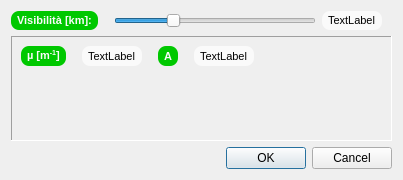
<?xml version="1.0" encoding="UTF-8"?>
<ui version="4.0">
 <class>AtmosphericEffectsDialog</class>
 <widget class="QDialog" name="AtmosphericEffectsDialog">
  <property name="geometry">
   <rect>
    <x>0</x>
    <y>0</y>
    <width>403</width>
    <height>180</height>
   </rect>
  </property>
  <property name="windowTitle">
   <string>Condizioni meteo</string>
  </property>
  <property name="autoFillBackground">
   <bool>false</bool>
  </property>
  <property name="styleSheet">
   <string notr="true"/>
  </property>
  <layout class="QGridLayout" name="gridLayout_2">
   <item row="0" column="0">
    <widget class="QLabel" name="label_4">
     <property name="font">
      <font>
       <pointsize>8</pointsize>
       <weight>75</weight>
       <bold>true</bold>
      </font>
     </property>
     <property name="styleSheet">
      <string notr="true">QLabel {background-color: #00c800}
QLabel {color: #fafafa}
QLabel {border: 0px solid grey}
QLabel {border-radius: 8px}
QLabel {padding: 3px}
QLabel {margin-right: 10px}</string>
     </property>
     <property name="text">
      <string>Visibilità [km]:</string>
     </property>
    </widget>
   </item>
   <item row="0" column="1">
    <widget class="QSlider" name="meteoRangeSlider">
     <property name="minimum">
      <number>1</number>
     </property>
     <property name="maximum">
      <number>80</number>
     </property>
     <property name="value">
      <number>23</number>
     </property>
     <property name="orientation">
      <enum>Qt::Horizontal</enum>
     </property>
    </widget>
   </item>
   <item row="0" column="2">
    <widget class="QLabel" name="meteoRangeLabel">
     <property name="font">
      <font>
       <pointsize>8</pointsize>
      </font>
     </property>
     <property name="styleSheet">
      <string notr="true">QLabel {background-color: #fafafa}
QLabel {color: #000000}
QLabel {border: 0px solid grey}
QLabel {border-radius: 8px}
QLabel {padding: 3px}
QLabel {margin-right: 10px}</string>
     </property>
     <property name="text">
      <string>TextLabel</string>
     </property>
    </widget>
   </item>
   <item row="2" column="0" colspan="3">
    <widget class="QDialogButtonBox" name="buttonBox">
     <property name="orientation">
      <enum>Qt::Horizontal</enum>
     </property>
     <property name="standardButtons">
      <set>QDialogButtonBox::Cancel|QDialogButtonBox::Ok</set>
     </property>
    </widget>
   </item>
   <item row="1" column="0" colspan="3">
    <widget class="QFrame" name="frame_2">
     <property name="enabled">
      <bool>true</bool>
     </property>
     <property name="font">
      <font>
       <pointsize>8</pointsize>
      </font>
     </property>
     <property name="styleSheet">
      <string notr="true"/>
     </property>
     <property name="frameShape">
      <enum>QFrame::Panel</enum>
     </property>
     <property name="frameShadow">
      <enum>QFrame::Sunken</enum>
     </property>
     <property name="lineWidth">
      <number>1</number>
     </property>
     <layout class="QGridLayout" name="gridLayout">
      <item row="0" column="3">
       <widget class="QLabel" name="A_Label">
        <property name="font">
         <font>
          <pointsize>8</pointsize>
         </font>
        </property>
        <property name="styleSheet">
         <string notr="true">QLabel {background-color: #fafafa}
QLabel {color: #000000}
QLabel {border: 0px solid grey}
QLabel {border-radius: 8px}
QLabel {padding: 3px}
QLabel {margin-right: 10px}</string>
        </property>
        <property name="text">
         <string>TextLabel</string>
        </property>
       </widget>
      </item>
      <item row="0" column="2">
       <widget class="QLabel" name="label_5">
        <property name="font">
         <font>
          <pointsize>8</pointsize>
          <weight>75</weight>
          <bold>true</bold>
         </font>
        </property>
        <property name="styleSheet">
         <string notr="true">QLabel {background-color: #00c800}
QLabel {color: #fafafa}
QLabel {border: 0px solid grey}
QLabel {border-radius: 8px}
QLabel {padding: 3px}
QLabel {margin-right: 10px}</string>
        </property>
        <property name="text">
         <string>A</string>
        </property>
       </widget>
      </item>
      <item row="0" column="4">
       <spacer name="horizontalSpacer">
        <property name="orientation">
         <enum>Qt::Horizontal</enum>
        </property>
        <property name="sizeHint" stdset="0">
         <size>
          <width>40</width>
          <height>20</height>
         </size>
        </property>
       </spacer>
      </item>
      <item row="0" column="0">
       <widget class="QLabel" name="label_2">
        <property name="font">
         <font>
          <pointsize>8</pointsize>
          <weight>75</weight>
          <bold>true</bold>
         </font>
        </property>
        <property name="styleSheet">
         <string notr="true">QLabel {background-color: #00c800}
QLabel {color: #fafafa}
QLabel {border: 0px solid grey}
QLabel {border-radius: 8px}
QLabel {padding: 3px}
QLabel {margin-right: 10px}</string>
        </property>
        <property name="text">
         <string>µ [m&lt;sup&gt;-1&lt;/sup&gt;]</string>
        </property>
       </widget>
      </item>
      <item row="0" column="1">
       <widget class="QLabel" name="atmosphericCoeffLabel">
        <property name="font">
         <font>
          <pointsize>8</pointsize>
         </font>
        </property>
        <property name="styleSheet">
         <string notr="true">QLabel {background-color: #fafafa}
QLabel {color: #000000}
QLabel {border: 0px solid grey}
QLabel {border-radius: 8px}
QLabel {padding: 3px}
QLabel {margin-right: 10px}</string>
        </property>
        <property name="text">
         <string>TextLabel</string>
        </property>
       </widget>
      </item>
      <item row="1" column="1">
       <spacer name="verticalSpacer">
        <property name="orientation">
         <enum>Qt::Vertical</enum>
        </property>
        <property name="sizeHint" stdset="0">
         <size>
          <width>20</width>
          <height>40</height>
         </size>
        </property>
       </spacer>
      </item>
     </layout>
    </widget>
   </item>
  </layout>
 </widget>
 <resources/>
 <connections>
  <connection>
   <sender>buttonBox</sender>
   <signal>accepted()</signal>
   <receiver>AtmosphericEffectsDialog</receiver>
   <slot>accept()</slot>
   <hints>
    <hint type="sourcelabel">
     <x>248</x>
     <y>254</y>
    </hint>
    <hint type="destinationlabel">
     <x>157</x>
     <y>274</y>
    </hint>
   </hints>
  </connection>
  <connection>
   <sender>buttonBox</sender>
   <signal>rejected()</signal>
   <receiver>AtmosphericEffectsDialog</receiver>
   <slot>reject()</slot>
   <hints>
    <hint type="sourcelabel">
     <x>316</x>
     <y>260</y>
    </hint>
    <hint type="destinationlabel">
     <x>286</x>
     <y>274</y>
    </hint>
   </hints>
  </connection>
 </connections>
</ui>
